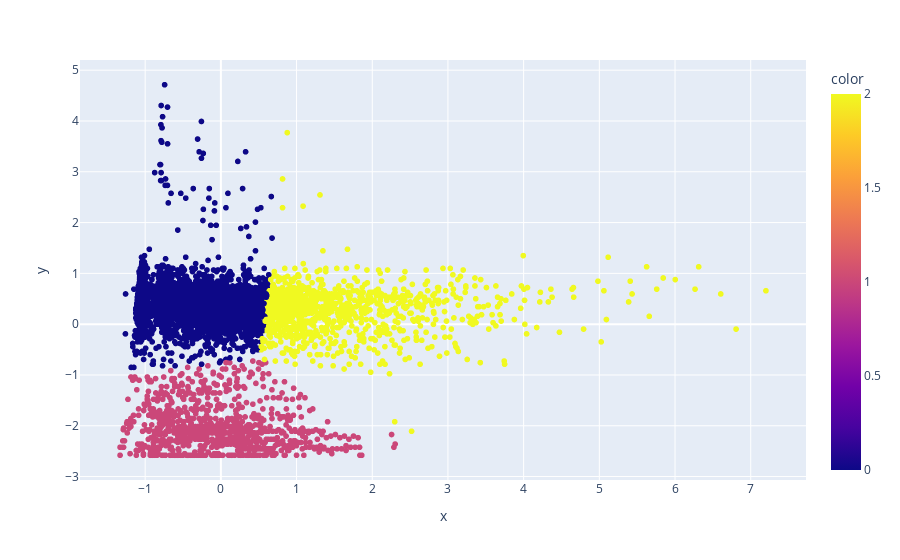

Write notebook code for a chart like this one.
### Code cell
fig = px.scatter(tc_plot_data, 'x', 'y', color=clusters)
fig.show()

### Figure 1 — Plotly figure (JSON) as saved in the notebook; plotly's stock layout.template omitted (floating-point values rounded to 4 significant figures; data arrays with more than 128 entries replaced by an {"elided": "..."} marker saying what was removed)
{"data": [{"hovertemplate": "x=%{x}<br>y=%{y}<br>color=%{marker.color}<extra></extra>", "legendgroup": "", "marker": {"color": {"elided": "5623 int values"}, "coloraxis": "coloraxis", "symbol": "circle"}, "mode": "markers", "name": "", "showlegend": false, "type": "scattergl", "x": {"elided": "5623 float values"}, "xaxis": "x", "y": {"elided": "5623 float values"}, "yaxis": "y"}], "layout": {"coloraxis": {"colorbar": {"title": {"text": "color"}}, "colorscale": [[0, "#0d0887"], [0.1111, "#46039f"], [0.2222, "#7201a8"], [0.3333, "#9c179e"], [0.4444, "#bd3786"], [0.5556, "#d8576b"], [0.6667, "#ed7953"], [0.7778, "#fb9f3a"], [0.8889, "#fdca26"], [1, "#f0f921"]]}, "legend": {"tracegroupgap": 0}, "margin": {"t": 60}, "xaxis": {"anchor": "y", "domain": [0, 1], "title": {"text": "x"}}, "yaxis": {"anchor": "x", "domain": [0, 1], "title": {"text": "y"}}}}
